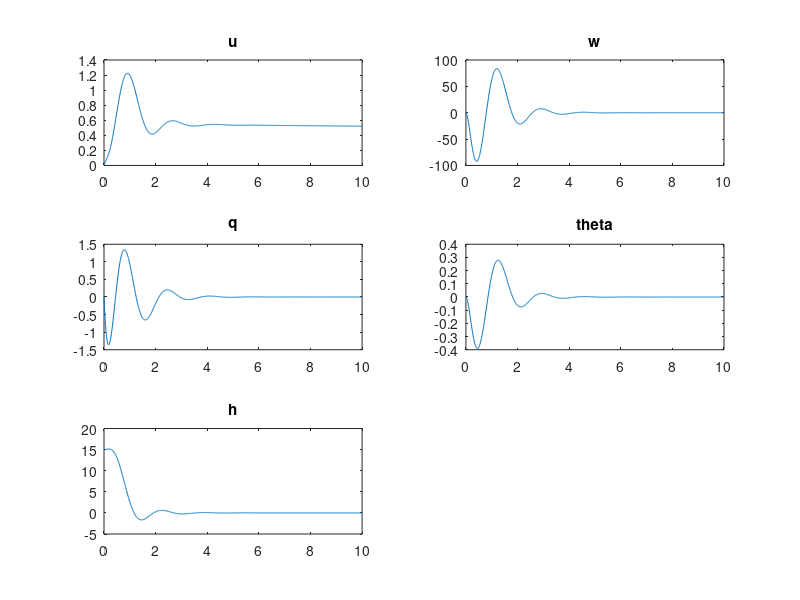

The MATLAB script that drew this image:
clear, clc
% Aircraft: FOXTROT - A twin engined, jet fighter/bomber aircraft

%----------Opertating Conditions--------
 Uo=265; %m/s
 alphao=2.6; %deg
 gammao=0; %deg
 g=9.801;
 
%----------Aircraft Characteristics------
Ix=33900; Iy=16600; Iz=190000; Ixz=3000; %kg.m^2
J=Ix*Iz-Ixz^2; c1=((Iy-Iz)*Iz-Ixz^2)/J; c2=(Ix-Iy+Iz)*Ixz/J; c3=Iz/J; c4=Ixz/J; c5=(Iz-Ix)/Iy; c6=Ixz/Iy; c7=1/Iy; c8=(Ix*(Ix-Iy)+Ixz^2)/J; c9=Ix/J;

%----------Stability Derivatives-------
Xu=-0.009; Xw=0.016; Xde=0.69; XdT=0.00006;
Zu=-0.088; Zw=-0.547; Zwd=0; Zq=-0.88; Zde=-15.12; ZdT=-0.00005;
Mu=-0.008; Mw=-0.03; Mwd=-0.001; Mq=-0.487; Mde=-11.4; MdT=-0.000003;
Yv=-80.6/Uo; Yp=0; Yr=0; Lbetad=-18.3; Lpd=-1.24; Lrd=0.395; Nbetad=4.97; Npd=-0.0504; Nrd=-0.238;
Ydast=-0.0007; Ydrst=0.0043; Ldad=9; Ldrd=1.95; Ndad=0.2; Ndrd=2.6;
Lbeta=-(Nbetad*Ixz-Ix*Lbetad)/Ix; Nbeta=(Iz*Nbetad-Ixz*Lbetad)/Iz;
Lp=-(Npd*Ixz-Ix*Lpd)/Ix; Np=(Iz*Npd-Ixz*Lpd)/Iz;
Lr=-(Nrd*Ixz-Ix*Lrd)/Ix; Nr=(Iz*Nrd-Ixz*Lrd)/Iz;
Lda=-(Ndad*Ixz-Ix*Ldad)/Ix; Nda=(Iz*Ndad-Ixz*Ldad)/Iz;
Ldr=-(Ndrd*Ixz-Ix*Ldrd)/Ix; Ndr=(Iz*Ndrd-Ixz*Ldrd)/Iz;

%---------Full longitudinal dynamics-------------
%X_full = [u,w,q,theta,h]';
A_full = [Xu Xw 0 -g 0;
    Zu Zw Uo 0 0;
    Mu Mw Mq 0 0;
    0 0 1 0 0;
    0 -1 0 Uo 0];
B_full= [Xde;Zde;Mde;0;0];
C_full = [0 0 0 0 1];
D_full = 0;

co_full = rank(ctrb(A_full,B_full));               % check controllability
obs_full = rank(obsv(A_full,C_full));              % check observability

%LQR technique:
K_full = lqr(A_full,B_full,[0 0 0 0 0;0 0 0 0 0;0 0 0 0 0;0 0 0 0 0;0 0 0 0 0.5],50);
A_clfull = A_full-B_full*K_full;
sys4 = ss(A_clfull,B_full,eye(5),D_full);
t=0:0.01:10;
X=initial(sys4,[0;0;0;0;15],t);
x1 = [1 0 0 0 0]*X';
x2 = [0 1 0 0 0]*X';
x3 = [0 0 1 0 0]*X';
x4 = [0 0 0 1 0]*X';
x5 = [0 0 0 0 1]*X';
figure;
subplot(3,2,1);
plot(t,x1)
title('u');
subplot(3,2,2);
plot(t,x2)
title('w');
subplot(3,2,3);
plot(t,x3)
title('q');
subplot(3,2,4);
plot(t,x4)
title('theta');
subplot(3,2,5);
plot(t,x5)
title('h');
sys3 = ss(A_clfull,B_full*K_full(1),[0 0 0 0 1],D_full);
% subplot(3,2,6);
% step(sys3)

%-------------Short period approximation----------
%X_short = [w,q]';
A_short = [Zw Uo;
            Mw Mq];
        
B_short= [Zde;Mde];
A_cl_sp = A_short-B_short*K_full(1,2:3);
sys1 = ss(A_cl_sp,B_short,eye(2),0);
damp(sys1) % 0.3<Zeta_sp<1.3

%-------------long period approximation----------
%X_short = [u,theta]';
A_long = [Xu -g;-Zu/Uo 0];
B_long= [Xde;-Zde/Uo];
A_cl_sp = A_long-B_long(1)*K_full(1)-B_long(2)*K_full(2);
sys2 = ss(A_cl_sp,B_short,eye(2),0);
damp(sys2) % zeta_lp > 0.4
%so it became: level1 catC class4